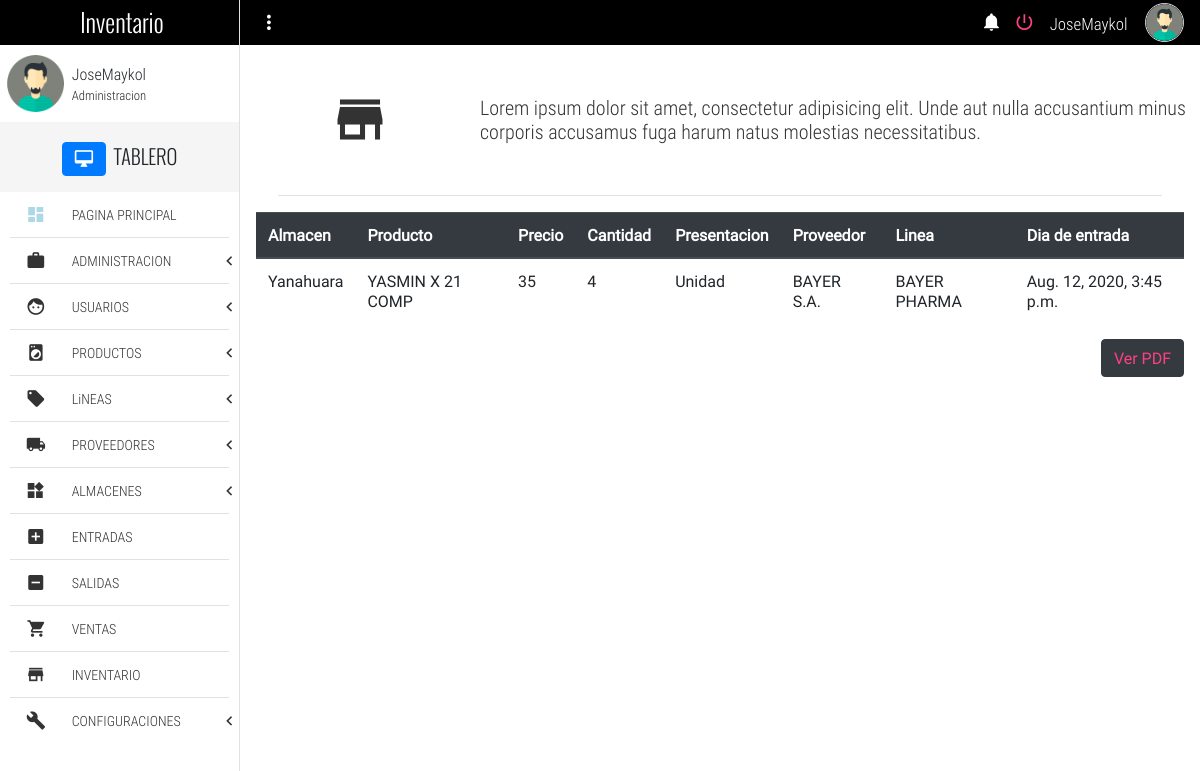
/inventory (signed in), run on the app's committed database.
### Inventario/models.py (models this page shows, shortened)
class Inventory(models.Model):
    store = models.CharField(max_length = 50, null= True, verbose_name= "Almacen")
    product = models.ForeignKey(Entry, on_delete= models.SET_DEFAULT, default= None, null= True)
    cant = models.PositiveIntegerField(null= True, verbose_name= "Cantidad")
    name_product =  models.CharField(max_length= 100, null= True, verbose_name= "Producto")
    presentation = models.CharField(max_length= 110, null = True, verbose_name= "Presentación")
    price_product = models.PositiveIntegerField(null= True, verbose_name = "Precio del producto")
    providers = models.CharField(null = True, verbose_name= "Proveedor", max_length= 100)
    line = models.CharField(max_length= 100,null = True, verbose_name= "Linea del producto")
    entry_date = models.DateTimeField(auto_now_add=True, null= True,verbose_name= "Fecha de entrada")

### Inventario/views.py (the view)
# urls.py: path('inventory', views.inventory, name = 'inventory'),
def inventory(request):
    inventory = Inventory.objects.all()
    return render(request,'inventory.html',{'inventory':inventory})

### Templates/inventory.html (shortened to what this page needs)
{% extends 'base.html' %}
{% block content %}
	<section class="full-width pageContent">
		<section class="full-width header-well">
			<div class="full-width header-well-icon">
				<i class="zmdi zmdi-store"></i>
			</div>
			<div class="full-width header-well-text">
				<p class="text-condensedLight">
					Lorem ipsum dolor sit amet, consectetur adipisicing elit. Unde aut nulla accusantium minus corporis accusamus fuga harum natus molestias necessitatibus.
				</p>
			</div>
		</section>
		<div class="full-width divider-menu-h"></div>
		<div class="mdl-grid">
			<div class="mdl-cell mdl-cell--4-col-phone mdl-cell--8-col-tablet mdl-cell--12-col-desktop">
				<table class="table">
					<thead class="thead-dark">
					  <tr>
						<th scope="col">Almacen</th>
						<th scope="col">Producto</th>
						<th scope="col">Precio</th>
						<th scope="col">Cantidad</th>
						<th scope="col">Presentacion</th>
						<th scope="col">Proveedor</th>
						<th scope="col">Linea</th>
						<th scope="col">Dia de entrada</th>
					  </tr>
					</thead>
					<tbody>
					{% for i in inventory%}
					  <tr>
						<td>{{i.store}}</td>
						<td>{{i.name_product}}</td>
						<td>{{i.price_product}}</td>
						<td>{{i.cant}}</td>
						<td>{{i.presentation}}</td>
						<td>{{i.providers}}</td>
						<td>{{i.line}}</td>
						<td>{{i.entry_date}}</td>
					  </tr>
					{% endfor %}
					</tbody>
				</table>
				<button style="float:right ;" type="button" class="btn btn-dark"><a href="{% url 'render/pdf/' %}" target="_blank"> Ver PDF</a></button>
			</div>
		</div>
	</section>
{% endblock %}

### Templates/base.html (shortened to what this page needs)
{% load static %}
{% if user.is_authenticated %}
<!DOCTYPE html>
<html lang="es">
<head>
	<link rel="stylesheet" href="https://maxcdn.bootstrapcdn.com/bootstrap/4.5.2/css/bootstrap.min.css">
	<link rel="stylesheet" href="{% static 'css/normalize.css' %}">
	<link rel="stylesheet" href="{% static 'css/sweetalert2.css' %}">
	<link rel="stylesheet" href="{% static 'css/material.min.css'%}">
	<link rel="stylesheet" href="{% static 'css/material-design-iconic-font.min.css' %}">
	<link rel="stylesheet" href="{% static 'css/jquery.mCustomScrollbar.css' %}">
	<link rel="stylesheet" href="{% static 'css/main.css' %}">
</head>
<body>
	<div class="full-width navBar">
		<div class="full-width navBar-options">
			<i class="zmdi zmdi-more-vert btn-menu" id="btn-menu"></i>
			<nav class="navBar-options-list">
				<ul class="list-unstyle ">
					<li class="btn-Notification" id="notifications">
						<i class="zmdi zmdi-notifications"></i>
					</li>
					<li id="logout">
						<a href="logout">
							<i class="zmdi zmdi-power"></i>
						</a>
					</li>
					<li class="text-condensedLight noLink" ><small>{{user.username}}</small></li>
					<li class="noLink">
						<figure>
							<img src="{% static 'assets/img/avatar-male.png' %}" alt="Avatar" class="img-responsive">
						</figure>
					</li>
				</ul>
			</nav>
		</div>
	</div>
	<section class="full-width navLateral">
		<div class="full-width navLateral-bg btn-menu"></div>
		<div class="full-width navLateral-body">
			<div class="full-width navLateral-body-logo text-center tittles">
				 Inventario
			</div>
			<figure class="full-width" style="height: 77px;">
				<div class="navLateral-body-cl">
					<img src="{% static 'assets/img/avatar-male.png' %}" alt="Avatar" class="img-responsive">
				</div>
				<figcaption class="navLateral-body-cr hide-on-tablet">
					<span>
						{{user.username}}<br>
						<small>Administracion</small>
					</span>
				</figcaption>
			</figure>
			<div class="full-width tittles navLateral-body-tittle-menu">
				<i class="zmdi zmdi-desktop-mac btn btn-primary"></i><span class="hide-on-tablet">&nbsp; TABLERO</span>
			</div>
			<nav class="full-width">
				<ul class="full-width list-unstyle menu-principal ">
					<li class="full-width">
						<a href="home" class="full-width">
							<div class="navLateral-body-cl">
								<i class="zmdi zmdi-view-dashboard" style="color:lightblue"></i>
							</div>
							<div class="navLateral-body-cr hide-on-tablet">
								PAGINA PRINCIPAL
							</div>
						</a>
					</li>
					<li class="full-width divider-menu-h"></li>
					<li class="full-width">
						<a href="#" class="full-width btn-subMenu">
							<div class="navLateral-body-cl">
								<i class="zmdi zmdi-case"></i>
							</div>
							<div class="navLateral-body-cr hide-on-tablet">
								ADMINISTRACION
							</div>
							<span class="zmdi zmdi-chevron-left"></span>
						</a>
					</li>
					<li class="full-width divider-menu-h"></li>
					<li class="full-width">
						<a href="#" class="full-width btn-subMenu">
							<div class="navLateral-body-cl">
								<i class="zmdi zmdi-face"></i>
							</div>
							<div class="navLateral-body-cr hide-on-tablet">
								USUARIOS
							</div>
							<span class="zmdi zmdi-chevron-left"></span>
						</a>
					</li>
					<li class="full-width divider-menu-h"></li>
					<li class="full-width">
						<a href="#" class="full-width btn-subMenu ">
							<div class="navLateral-body-cl">
								<i class="zmdi zmdi-washing-machine"></i>
							</div>
							<div class="navLateral-body-cr hide-on-tablet">
								PRODUCTOS
							</div>
							<span class="zmdi zmdi-chevron-left"></span>
						</a>
					</li>
										<li class="full-width divider-menu-h"></li>
					<li class="full-width">
						<a href="#" class="full-width btn-subMenu ">
							<div class="navLateral-body-cl">
								<i class="zmdi zmdi-label"></i>
							</div>
							<div class="navLateral-body-cr hide-on-tablet">
								LiNEAS
							</div>
							<span class="zmdi zmdi-chevron-left"></span>
						</a>
					</li>
					<li class="full-width divider-menu-h"></li>
					<li class="full-width">
						<a href="#" class="full-width btn-subMenu" >
							<div class="navLateral-body-cl">
								<i class="zmdi zmdi-truck"></i>
							</div>
							<div class="navLateral-body-cr hide-on-tablet">
								PROVEEDORES
							</div>
							<span class="zmdi zmdi-chevron-left"></span>
						</a>
					</li>
					<li class="full-width divider-menu-h"></li>
					<li class="full-width">
						<a href="#" class="full-width btn-subMenu" >
							<div class="navLateral-body-cl">
								<i class="zmdi zmdi-widgets"></i>
							</div>
							<div class="navLateral-body-cr hide-on-tablet">
								ALMACENES
							</div>
							<span class="zmdi zmdi-chevron-left"></span>
						</a>
					</li>
					<li class="full-width divider-menu-h"></li>
					<li class="full-width">
						<a href="addEntry" class="full-width">
							<div class="navLateral-body-cl">
								<i class="zmdi zmdi-plus-square"></i>
							</div>
							<div class="navLateral-body-cr hide-on-tablet">
								ENTRADAS
							</div>
						</a>
					</li>
					<li class="full-width divider-menu-h"></li>
					<li class="full-width">
						<a href="addSale" class="full-width">
							<div class="navLateral-body-cl">
								<i class="zmdi zmdi-minus-square"></i>
							</div>
							<div class="navLateral-body-cr hide-on-tablet">
								SALIDAS
							</div>
						</a>
					</li>
					<li class="full-width divider-menu-h"></li>
					<li class="full-width">
						<a href="sales" class="full-width">
							<div class="navLateral-body-cl">
								<i class="zmdi zmdi-shopping-cart"></i>
							</div>
							<div class="navLateral-body-cr hide-on-tablet">
								VENTAS
							</div>
						</a>
					</li>
					<li class="full-width divider-menu-h"></li>
					<li class="full-width">
						<a href="inventory" class="full-width">
							<div class="navLateral-body-cl">
								<i class="zmdi zmdi-store"></i>
							</div>
							<div class="navLateral-body-cr hide-on-tablet">
								INVENTARIO
							</div>
						</a>
					</li>
					<li class="full-width divider-menu-h"></li>
					<li class="full-width">
						<a href="#!" class="full-width btn-subMenu">
							<div class="navLateral-body-cl">
								<i class="zmdi zmdi-wrench"></i>
							</div>
							<div class="navLateral-body-cr hide-on-tablet">
								CONFIGURACIONES
							</div>
							<span class="zmdi zmdi-chevron-left"></span>
						</a>
					</li>
				</ul>
			</nav>
		</div>
	</section>
	{% block content %}
	{% endblock %}
</body>
</html>
{% endif %}

### Static/css/main.css (style rules this page uses)
html, body { width: 100%; height: 100%; margin: 0; padding: 0; font-size: 16px; font-family: "RobotoRegular"; position: relative; background-color: #fff; }
.text-condensedLight { font-family: "RobotoCondensedLight"; }
.text-center { text-align: center; }
.tittles { font-family: "OswaldLight"; }
.full-width { margin: 0; padding: 0; width: 100%; box-sizing: border-box; }
.list-unstyle { margin: 0; padding: 0; list-style: none; box-sizing: border-box; }
.img-responsive { width: 100%; height: auto; }
.divider-menu-h { height: 0 !important; border-top: 1px solid #E1E1E1; width: 92% !important; margin: 0 auto !important; }
.header-well, .header-well-icon, .header-well-text { min-height: 150px; height: auto; }
.header-well { position: relative; }
.header-well-icon, .header-well-text { position: absolute; top: 0; color: #333; }
.header-well-icon { left: 0; width: 25%; }
.header-well-icon i, .header-well-text p { position: absolute; top: 50%; display: block; width: 100%; transform: translateY(-50%); }
.header-well-icon i { text-align: center; font-size: 60px; }
.header-well-text { right: 0; width: 75%; }
.header-well-text p { font-size: 20px; margin: 0; padding: 0; }
.navBar { background-color: #000000; height: 45px; position: absolute; top: 0; left: 0; z-index: 79; color: #fff; }
.navBar-options { line-height: 45px; height: 45px; position: absolute; width: 80%; top: 0; right: 0; padding: 0; transition: all .3s ease-in-out; }
.navBar-options .zmdi-more-vert, .navBar-options-list { line-height: 45px; position: absolute; top: 0; height: 45px; margin: 0; padding: 0; }
.navBar-options .zmdi-more-vert { width: 40px; left: 0; font-size: 23px; cursor: pointer; user-select: none; text-align: center; outline: none; margin-left: 9px; }
.navBar-options-list { right: 9px; }
.navBar-options-list .noLink { cursor: inherit !important; }
.navBar-options-list ul { height: 45px; }
.navBar-options-list ul li { height: 45px; line-height: 45px; cursor: pointer; display: inline-block; padding: 0 7px; font-size: 21px; -moz-user-select: none; -webkit-user-select: none; -ms-user-select: none; }
.navBar-options-list ul li { outline: none; }
.navBar-options-list ul li figure, .navBar-options-list ul li figure img { margin: 0; padding: 0; padding-top: 0; margin-top: 0; box-sizing: border-box; }
.navBar-options-list ul li figure { height: 45px; }
.navBar-options-list ul li figure img { border: 1px solid #E1E1E1; border-radius: 50%; width: 39px; height: 39px; margin-bottom: 3px; }
.navLateral, .pageContent, .navLateral-body, .navLateral-bg { position: absolute; top: 0; height: 100%; }
.navLateral { left: 0; width: 20%; z-index: 80; border-right: 1px solid #E1E1E1; transition: all .3s ease-in-out; }
.navLateral-body { background-color: #fff; z-index: 82; left: 0; padding-bottom: 30px; }
.navLateral-body-logo { height: 45px; line-height: 45px; color: #fff; width: 100%; font-size: 25px; background-color: #000000; }
.navLateral-body-cl, .navLateral-body-cr { box-sizing: border-box; height: 77px; float: left; margin: 0; padding: 0; position: relative; }
.navLateral-body-cl { width: 30%; }
.navLateral-body-cl img { width: 57px; height: 57px; margin: 0 auto; display: block; margin-top: 10px; }
.navLateral-body-cr { width: 70%; font-family: "RobotoCondensedLight"; }
.navLateral-body-cr span { position: absolute; top: 50%; left: 50%; transform: translate(-50%, -50%); display: block; width: 100%; }
.navLateral-body-tittle-menu { height: 70px; line-height: 70px; font-size:20px; background-color: #F5F5F5; text-align: center; }
.menu-principal li, .menu-principal li a { display: block; }
.menu-principal li a { height: 45px; color: #333; position: relative; transition: all .3s ease-in-out; }
.menu-principal li a div.navLateral-body-cl, .menu-principal li a div.navLateral-body-cr { height: 45px; line-height: 45px; }
.menu-principal li a div.navLateral-body-cl { text-align: center; font-size: 20px; }
.btn-subMenu span { position: absolute; top: 0; right: 7px; line-height: 45px; height: 45px; font-size: 19px; }
.pageContent { padding-top: 45px; right: 0; width: 80%; z-index: 77; background-color: #fff; transition: all .3s ease-in-out; }

### data on the page
Inventory: store "Yanahuara", name_product "YASMIN X 21 COMP", price_product "35", cant "4", presentation "Unidad", providers "BAYER S.A.", line "BAYER PHARMA", entry_date "Aug. 12, 2020, 3:45 p.m."

### other printed values
{{ user.username }} "JoseMaykol"
